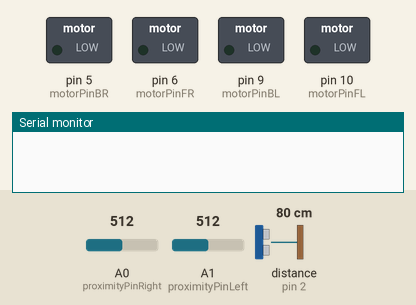
Recording of a sketch running on a simulated Arduino Uno, built with avr-gcc and run on an emulated ATmega328P. Shown: switched loads named in the sketch (green lamp = pin HIGH), the last lines printed to the serial monitor. Wiring (inferred from the names in the program): ultrasonic range finder: trigger pin 3; echo pin 2. Inputs (shaded band) come from the test bench; at power-on: distance to the obstacle (sensor on pin 2) 80 cm, A0 (proximityPinRight) = 512, A1 (proximityPinLeft) = 512. The echo pulse lasts 58.3 µs per cm; pins used as bus, display or sensor lines are not drawn.

Above: at 0.07 s.
At 1.2 s:
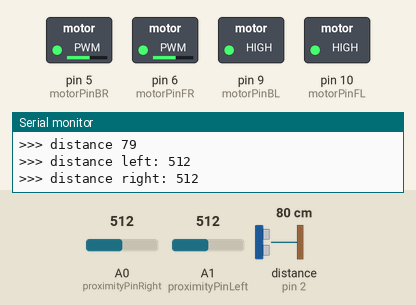
1.3 s: distance to the obstacle (sensor on pin 2) set to 65 cm
2.8 s: distance to the obstacle (sensor on pin 2) set to 58 cm
At 3.7 s:
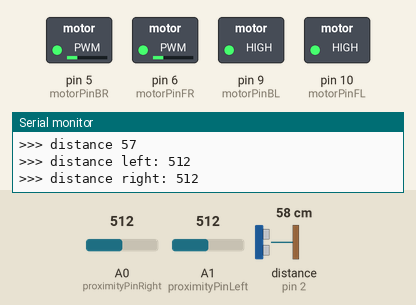
4.3 s: A0 (proximityPinRight) set to 982
7.3 s: A0 (proximityPinRight) set to 1008
10.3 s: A1 (proximityPinLeft) set to 110
11.8 s: A1 (proximityPinLeft) set to 92
Timing chart, 0 to 14.3 s (numbered marks = the images above; inputs shaded):
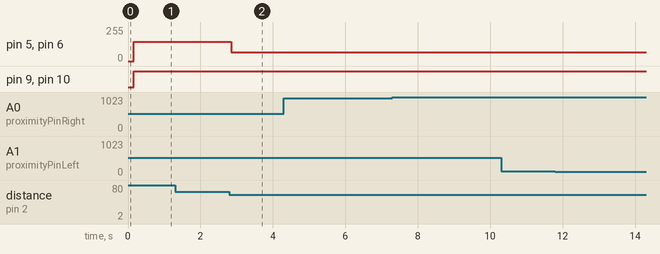

The sketch:

robot_prototype.ino
```cpp
#define TRIGGER_PIN 3         // Trigger pin connected to analog pin A1 of Arduino Uno:
#define ECHO_PIN 2            // Echo pin connected to analog pin A0 of Arduino Uno:
#define MAX_DISTANCE 200      // Maximum ping distance:

unsigned int distance = 0;    // ultrasonic sensor distance
unsigned int duration = 0;    // length of ultrasonic sensor pulse

// ultra sonic sensor distance (in cm)
int minDist = 25;
int maxDist = 140;
int slowDist = 60;

// motor speed
int fullSpeed = 400;
int turnSpeed = 380;
int slowSpeed = 320;

// motor pins
int motorPinFL = 10;          // front left
int motorPinFR = 6;           // front right
int motorPinBL = 9;           // back left
int motorPinBR = 5;           // back right

// proximity sensor pins
int proximityPinLeft = A1;
int proximityPinRight = A0;
int COLLISION_PROXIMITY = 850; // sensor value below limit -> object detected

// control variables
boolean targetDetected = false;
boolean leftObstacle = false;
boolean rightObstacle = false;

void setup() { // the setup function runs only once when power on the board or reset the board:
  Serial.begin(9600); // initialize serial communication at 9600 bits per second:
  pinMode(TRIGGER_PIN, OUTPUT);     // ultrasonic sensor output pin
  pinMode(ECHO_PIN, INPUT);         // ultrasonic sensor input pin

  pinMode(motorPinFL, OUTPUT);      // front left motor
  pinMode(motorPinFR, OUTPUT);      // front right motor
  pinMode(motorPinBL, OUTPUT);      // back left motor
  pinMode(motorPinBR, OUTPUT);      // back right motor
  pinMode(proximityPinLeft, INPUT);
  pinMode(proximityPinRight, INPUT);
}

void loop() {
  delay(150); // 150
  long distance = calculateDistance();              // send ping, get distance in cm and store it in 'distance' variable:
  long distLeft = analogRead(proximityPinLeft);
  long distRight = analogRead(proximityPinRight);

  Serial.print(">>> distance ");
  Serial.println(distance);

  Serial.print(">>> distance left: ");
  Serial.println(distLeft);

  Serial.print(">>> distance right: ");
  Serial.println(distRight);
  Serial.println();

  // get target & obstacle conditions
  targetDetected = (distance > minDist) && (distance < maxDist);
  leftObstacle = false; // distLeft < COLLISION_PROXIMITY; // if left sensor's distance is below distance --> True
  rightObstacle = false; // distRight < COLLISION_PROXIMITY;


  // Serial.print(">>> TARGET: ");
  // Serial.println(targetDetected);

  // Serial.print(">>> LEFT COLLISION: ");
  // Serial.println(leftObstacle);

  // Serial.print(">>> RIGHT: ");
  // Serial.println(rightObstacle);
  // Serial.println();

  if (targetDetected && !leftObstacle && !rightObstacle) {
    // no collision --> run all motors
    if (distance < slowDist) {
      analogWrite(motorPinFL, slowSpeed);
      analogWrite(motorPinBL, slowSpeed);
      analogWrite(motorPinFR, slowSpeed);
      analogWrite(motorPinBR, slowSpeed);
    } else {
      analogWrite(motorPinFL, fullSpeed);
      analogWrite(motorPinBL, fullSpeed);
      analogWrite(motorPinFR, fullSpeed);
      analogWrite(motorPinBR, fullSpeed);
    }
  } else if (targetDetected && leftObstacle && !rightObstacle) {
    // left collision --> run only left motors
    analogWrite(motorPinFL, turnSpeed);
    analogWrite(motorPinBL, turnSpeed);
    analogWrite(motorPinFR, 0);
    analogWrite(motorPinBR, 0);
  } else if (targetDetected && !leftObstacle && rightObstacle) {
    // right collision --> run only right motors
    analogWrite(motorPinFL, 0);
    analogWrite(motorPinBL, 0);
    analogWrite(motorPinFR, turnSpeed);
    analogWrite(motorPinBR, turnSpeed);
  } else {
    // stop motors
    analogWrite(motorPinFL, 0);
    analogWrite(motorPinBL, 0);
    analogWrite(motorPinFR, 0);
    analogWrite(motorPinBR, 0);
  }
}

long calculateDistance() {
  // Clear the trigPin by setting it LOW:
  digitalWrite(TRIGGER_PIN, LOW);
  delayMicroseconds(5);

  // Trigger the sensor by setting the trigPin high for 10 microseconds:
  digitalWrite(TRIGGER_PIN, HIGH);
  delayMicroseconds(10);
  digitalWrite(TRIGGER_PIN, LOW);

  // Read the echoPin, pulseIn() returns the duration (length of the pulse) in microseconds:
  duration = pulseIn(ECHO_PIN, HIGH);
  // Calculate the distance:
  distance = duration * 0.034 / 2;

  // Print the distance on the Serial Monitor (Ctrl+Shift+M):
  // Serial.print("Distance = ");
  // Serial.print(distance);
  // Serial.println(" cm");

  return distance;
}
```

Measured:
- the behaviour switches between 61 and 60 cm on distance to the obstacle (sensor on pin 2) (found by bisection; images 1 and 2)
- after the input at 2.8 s, pin 5 (motorPinBR), pin 6 (motorPinFR): 144/255 → 64/255 after 0.05 s
